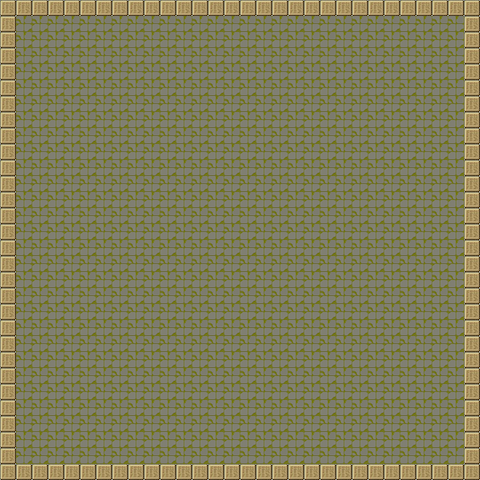

This is a level from a 2D game, rendered from its Tiled map with the project's own tilesets. A one-line summary and the complete map file follow:
An orthogonal 30x30 tile map with 16x16 px tiles, 1 tile layer (Tile Layer 1), 3 tilesets.

<map version="1.9" tiledversion="1.9.2" orientation="orthogonal" renderorder="right-down" width="30" height="30" tilewidth="16" tileheight="16" infinite="0" nextlayerid="2" nextobjectid="1">
 <tileset firstgid="1" name="Dungeon Tile" tilewidth="16" tileheight="16" tilecount="100" columns="10">
  <image source="Dungeon_Tileset.png" width="160" height="160" />
 </tileset>
 <tileset firstgid="101" name="wall_map" tilewidth="16" tileheight="16" tilecount="1" columns="1">
  <image source="wall_map.png" width="16" height="16" />
 </tileset>
 <tileset firstgid="102" name="floor_map" tilewidth="16" tileheight="16" tilecount="1" columns="1">
  <image source="floor_map.png" width="16" height="16" />
 </tileset>
 <layer id="1" name="Tile Layer 1" width="30" height="30">
  <data encoding="csv">
101,101,101,101,101,101,101,101,101,101,101,101,101,101,101,101,101,101,101,101,101,101,101,101,101,101,101,101,101,101,
101,102,102,102,102,102,102,102,102,102,102,102,102,102,102,102,102,102,102,102,102,102,102,102,102,102,102,102,102,101,
101,102,102,102,102,102,102,102,102,102,102,102,102,102,102,102,102,102,102,102,102,102,102,102,102,102,102,102,102,101,
101,102,102,102,102,102,102,102,102,102,102,102,102,102,102,102,102,102,102,102,102,102,102,102,102,102,102,102,102,101,
101,102,102,102,102,102,102,102,102,102,102,102,102,102,102,102,102,102,102,102,102,102,102,102,102,102,102,102,102,101,
101,102,102,102,102,102,102,102,102,102,102,102,102,102,102,102,102,102,102,102,102,102,102,102,102,102,102,102,102,101,
101,102,102,102,102,102,102,102,102,102,102,102,102,102,102,102,102,102,102,102,102,102,102,102,102,102,102,102,102,101,
101,102,102,102,102,102,102,102,102,102,102,102,102,102,102,102,102,102,102,102,102,102,102,102,102,102,102,102,102,101,
101,102,102,102,102,102,102,102,102,102,102,102,102,102,102,102,102,102,102,102,102,102,102,102,102,102,102,102,102,101,
101,102,102,102,102,102,102,102,102,102,102,102,102,102,102,102,102,102,102,102,102,102,102,102,102,102,102,102,102,101,
101,102,102,102,102,102,102,102,102,102,102,102,102,102,102,102,102,102,102,102,102,102,102,102,102,102,102,102,102,101,
101,102,102,102,102,102,102,102,102,102,102,102,102,102,102,102,102,102,102,102,102,102,102,102,102,102,102,102,102,101,
101,102,102,102,102,102,102,102,102,102,102,102,102,102,102,102,102,102,102,102,102,102,102,102,102,102,102,102,102,101,
101,102,102,102,102,102,102,102,102,102,102,102,102,102,102,102,102,102,102,102,102,102,102,102,102,102,102,102,102,101,
101,102,102,102,102,102,102,102,102,102,102,102,102,102,102,102,102,102,102,102,102,102,102,102,102,102,102,102,102,101,
101,102,102,102,102,102,102,102,102,102,102,102,102,102,102,102,102,102,102,102,102,102,102,102,102,102,102,102,102,101,
101,102,102,102,102,102,102,102,102,102,102,102,102,102,102,102,102,102,102,102,102,102,102,102,102,102,102,102,102,101,
101,102,102,102,102,102,102,102,102,102,102,102,102,102,102,102,102,102,102,102,102,102,102,102,102,102,102,102,102,101,
101,102,102,102,102,102,102,102,102,102,102,102,102,102,102,102,102,102,102,102,102,102,102,102,102,102,102,102,102,101,
101,102,102,102,102,102,102,102,102,102,102,102,102,102,102,102,102,102,102,102,102,102,102,102,102,102,102,102,102,101,
101,102,102,102,102,102,102,102,102,102,102,102,102,102,102,102,102,102,102,102,102,102,102,102,102,102,102,102,102,101,
101,102,102,102,102,102,102,102,102,102,102,102,102,102,102,102,102,102,102,102,102,102,102,102,102,102,102,102,102,101,
101,102,102,102,102,102,102,102,102,102,102,102,102,102,102,102,102,102,102,102,102,102,102,102,102,102,102,102,102,101,
101,102,102,102,102,102,102,102,102,102,102,102,102,102,102,102,102,102,102,102,102,102,102,102,102,102,102,102,102,101,
101,102,102,102,102,102,102,102,102,102,102,102,102,102,102,102,102,102,102,102,102,102,102,102,102,102,102,102,102,101,
101,102,102,102,102,102,102,102,102,102,102,102,102,102,102,102,102,102,102,102,102,102,102,102,102,102,102,102,102,101,
101,102,102,102,102,102,102,102,102,102,102,102,102,102,102,102,102,102,102,102,102,102,102,102,102,102,102,102,102,101,
101,102,102,102,102,102,102,102,102,102,102,102,102,102,102,102,102,102,102,102,102,102,102,102,102,102,102,102,102,101,
101,102,102,102,102,102,102,102,102,102,102,102,102,102,102,102,102,102,102,102,102,102,102,102,102,102,102,102,102,101,
101,101,101,101,101,101,101,101,101,101,101,101,101,101,101,101,101,101,101,101,101,101,101,101,101,101,101,101,101,101
</data>
 </layer>
</map>
